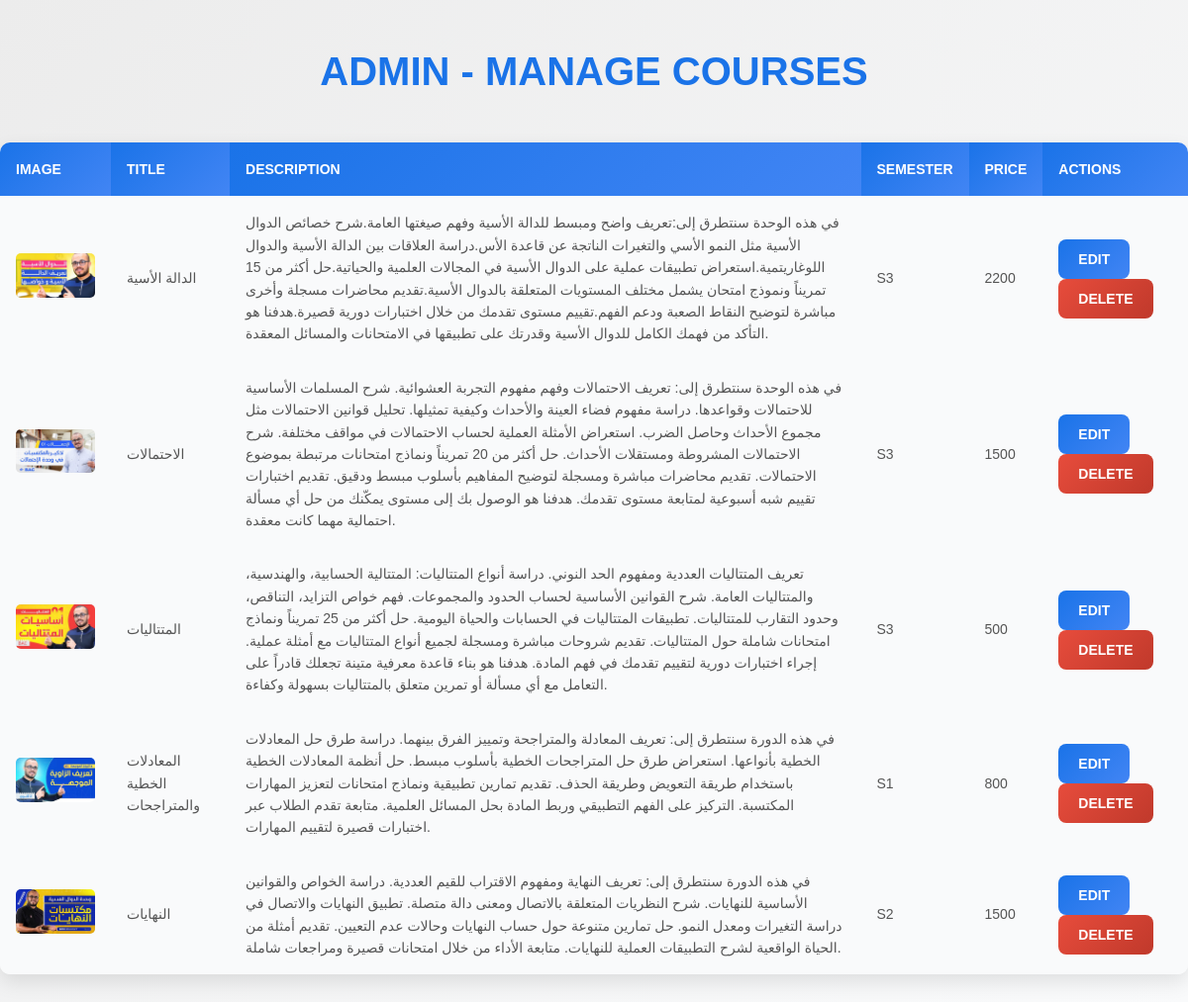
Page /components/Admin-Tutorials.php (signed in) on the committed database.
### tables this page shows
CREATE TABLE `course` (
  `CourseID` int(11) NOT NULL,
  `Course_title` varchar(100) NOT NULL,
  `Course_description` text DEFAULT NULL,
  `Course_image` varchar(255) DEFAULT NULL,
  `semester` varchar(100) DEFAULT NULL CHECK (`semester` in ('S1','S2','S3')),
  `price` int(11) DEFAULT NULL,
  `UserID` int(11) DEFAULT NULL
);

### components/Admin-Tutorials.php (the view, shortened to what this page needs)
<!DOCTYPE html>
<html lang="en">
<head>
    <link rel="stylesheet" href="../css/Admin-Tutorials.css">
</head>
<body>
    <h1>Admin - Manage Courses</h1>
    <?php
    $conn = new mysqli('localhost', 'root', '', 'bassetdb');
    $result = $conn->query("SELECT * FROM Course");
    ?>
    <table>
        <thead>
            <tr>
                <th>Image</th>
                <th>Title</th>
                <th>Description</th>
                <th>Semester</th>
                <th>Price</th>
                <th>Actions</th>
            </tr>
        </thead>
        <tbody>
            <?php if ($result->num_rows > 0): ?>
                <?php while ($row = $result->fetch_assoc()): ?>
                    <tr>
                        <td><img src="<?php echo $row['Course_image']; ?>" alt="Course Image"></td>
                        <td><?php echo $row['Course_title']; ?></td>
                        <td><?php echo $row['Course_description']; ?></td>
                        <td><?php echo $row['semester']; ?></td>
                        <td><?php echo $row['price']; ?></td>
                        <td class="table-actions">
                            <form method="post" style="display:inline;">
                                <button type="button" class="button"
                                    onclick="showEditForm(<?php echo $row['CourseID']; ?>)">Edit</button>
                            </form>
                            <form method="post" style="display:inline;">
                                <button type="submit" class="button delete-button" name="delete">Delete</button>
                            </form>
                        </td>
                    </tr>
                <?php endwhile; ?>
            <?php else: ?>
                <tr>
                    <td colspan="6">No courses available.</td>
                </tr>
            <?php endif; ?>
        </tbody>
    </table>
</body>
</html>

### css/Admin-Tutorials.css (style rules this page uses)
body { font-family: 'Poppins', Arial, sans-serif; margin: 0; padding: 0; background: linear-gradient(135deg, #ececec, #f9fafb); color: #333; line-height: 1.6; }
h1 { color: #1a73e8; text-align: center; font-size: 2.5rem; margin: 40px 0; text-transform: uppercase; font-weight: bold; }
table { width: 100%; border-collapse: collapse; margin-bottom: 30px; background: #ffffff; border-radius: 10px; overflow: hidden; box-shadow: 0 8px 20px rgba(0, 0, 0, 0.1); }
th, td { padding: 16px; text-align: left; font-size: 14px; }
th { background: linear-gradient(135deg, #1a73e8, #4285f4); color: #ffffff; font-weight: 700; text-transform: uppercase; }
td { background: #f9fafb; color: #555; transition: background 0.3s ease; }
img { max-width: 80px; height: auto; border-radius: 5px; transition: transform 0.3s ease; }
.button { padding: 12px 20px; background: linear-gradient(135deg, #1a73e8, #4285f4); color: white; border: none; border-radius: 8px; cursor: pointer; font-size: 14px; font-weight: 600; text-transform: uppercase; transition: all 0.3s ease; }
.delete-button { background: linear-gradient(135deg, #e74c3c, #c0392b); }
.table-actions button { margin-right: 8px; }

### rows in the picture
course: Course_image (picture), Course_title "الدالة الأسية", Course_description "في هذه الوحدة سنتطرق إلى:تعريف واضح ومبسط للدالة الأسية وفهم صيغتها العامة.شرح خصائص الدوال الأسية مثل النمو الأسي والتغيرات الناتجة عن قاعدة الأس.دراسة العلاقات بين الدالة الأسية والدوال اللوغاريتمية.استعراض تطبيقات عملية على الدوال الأسية في المجالات العلمية والحياتية.حل أكثر من 15 تمريناً ونموذج امتحان يشمل مختلف المستويات المتعلقة بالدوال الأسية.تقديم محاضرات مسجلة وأخرى مباشرة لتوضيح النقاط الصعبة ودعم الفهم.تقييم مستوى تقدمك من خلال اختبارات دورية قصيرة.هدفنا هو التأكد من فهمك الكامل للدوال الأسية وقدرتك على تطبيقها في الامتحانات والمسائل المعقدة.", semester "S3", price "2200"
course: Course_image (picture), Course_title "الاحتمالات", Course_description "في هذه الوحدة سنتطرق إلى: تعريف الاحتمالات وفهم مفهوم التجربة العشوائية. شرح المسلمات الأساسية للاحتمالات وقواعدها. دراسة مفهوم فضاء العينة والأحداث وكيفية تمثيلها. تحليل قوانين الاحتمالات مثل مجموع الأحداث وحاصل الضرب. استعراض الأمثلة العملية لحساب الاحتمالات في مواقف مختلفة. شرح الاحتمالات المشروطة ومستقلات الأحداث. حل أكثر من 20 تمريناً ونماذج امتحانات مرتبطة بموضوع الاحتمالات. تقديم محاضرات مباشرة ومسجلة لتوضيح المفاهيم بأسلوب مبسط ودقيق. تقديم اختبارات تقييم شبه أسبوعية لمتابعة مستوى تقدمك. هدفنا هو الوصول بك إلى مستوى يمكّنك من حل أي مسألة احتمالية مهما كانت معقدة.", semester "S3", price "1500"
course: Course_image (picture), Course_title "المتتاليات", Course_description "تعريف المتتاليات العددية ومفهوم الحد النوني. دراسة أنواع المتتاليات: المتتالية الحسابية، والهندسية، والمتتاليات العامة. شرح القوانين الأساسية لحساب الحدود والمجموعات. فهم خواص التزايد، التناقص، وحدود التقارب للمتتاليات. تطبيقات المتتاليات في الحسابات والحياة اليومية. حل أكثر من 25 تمريناً ونماذج امتحانات شاملة حول المتتاليات. تقديم شروحات مباشرة ومسجلة لجميع أنواع المتتاليات مع أمثلة عملية. إجراء اختبارات دورية لتقييم تقدمك في فهم المادة. هدفنا هو بناء قاعدة معرفية متينة تجعلك قادراً على التعامل مع أي مسألة أو تمرين متعلق بالمتتاليات بسهولة وكفاءة.", semester "S3", price "500"
course: Course_image (picture), Course_title "المعادلات الخطية والمتراجحات", Course_description "في هذه الدورة سنتطرق إلى: تعريف المعادلة والمتراجحة وتمييز الفرق بينهما. دراسة طرق حل المعادلات الخطية بأنواعها. استعراض طرق حل المتراجحات الخطية بأسلوب مبسط. حل أنظمة المعادلات الخطية باستخدام طريقة التعويض وطريقة الحذف. تقديم تمارين تطبيقية ونماذج امتحانات لتعزيز المهارات المكتسبة. التركيز على الفهم التطبيقي وربط المادة بحل المسائل العلمية. متابعة تقدم الطلاب عبر اختبارات قصيرة لتقييم المهارات.", semester "S1", price "800"
course: Course_image (picture), Course_title "النهايات", Course_description "في هذه الدورة سنتطرق إلى: تعريف النهاية ومفهوم الاقتراب للقيم العددية. دراسة الخواص والقوانين الأساسية للنهايات. شرح النظريات المتعلقة بالاتصال ومعنى دالة متصلة. تطبيق النهايات والاتصال في دراسة التغيرات ومعدل النمو. حل تمارين متنوعة حول حساب النهايات وحالات عدم التعيين. تقديم أمثلة من الحياة الواقعية لشرح التطبيقات العملية للنهايات. متابعة الأداء من خلال امتحانات قصيرة ومراجعات شاملة.", semester "S2", price "1500"
